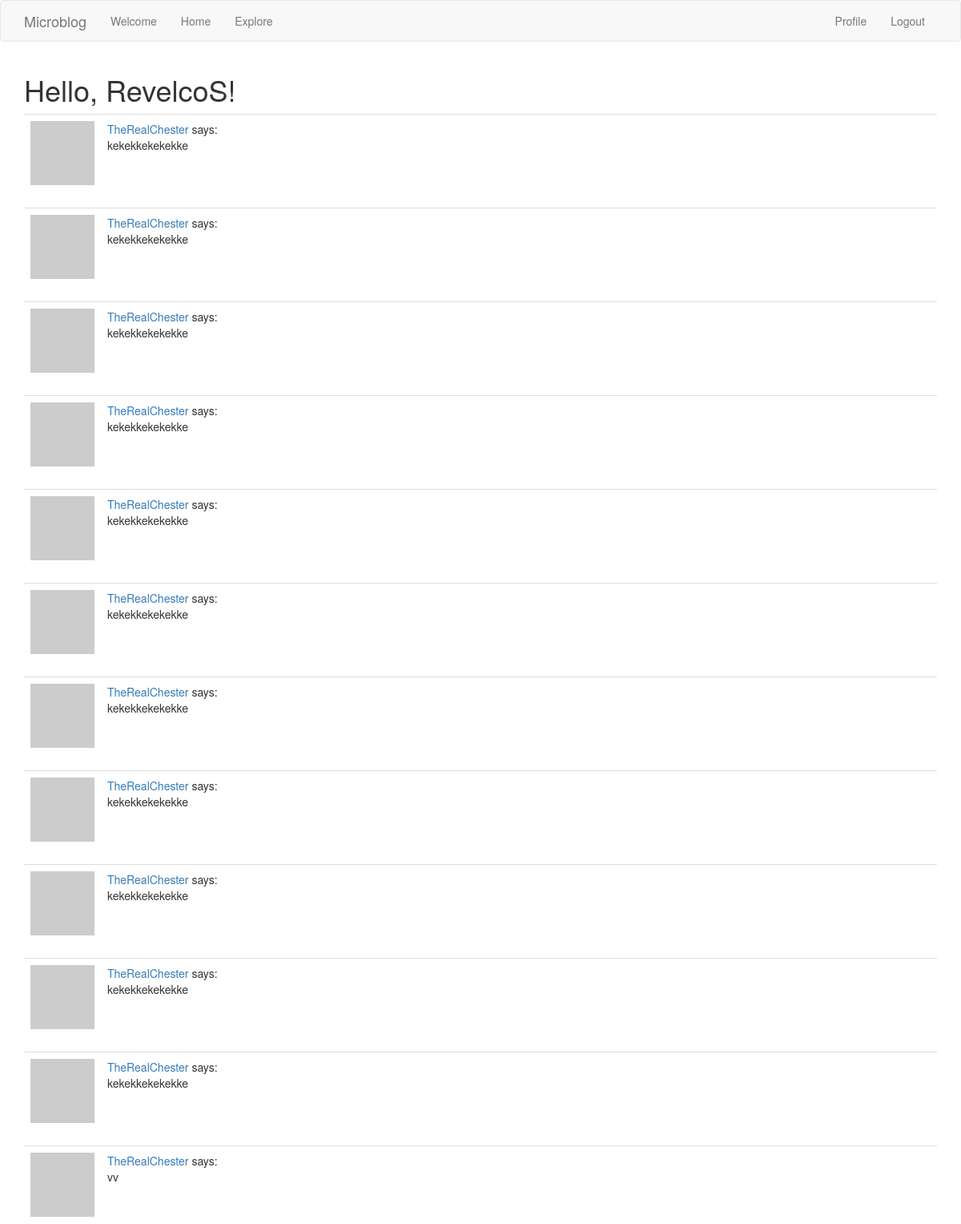
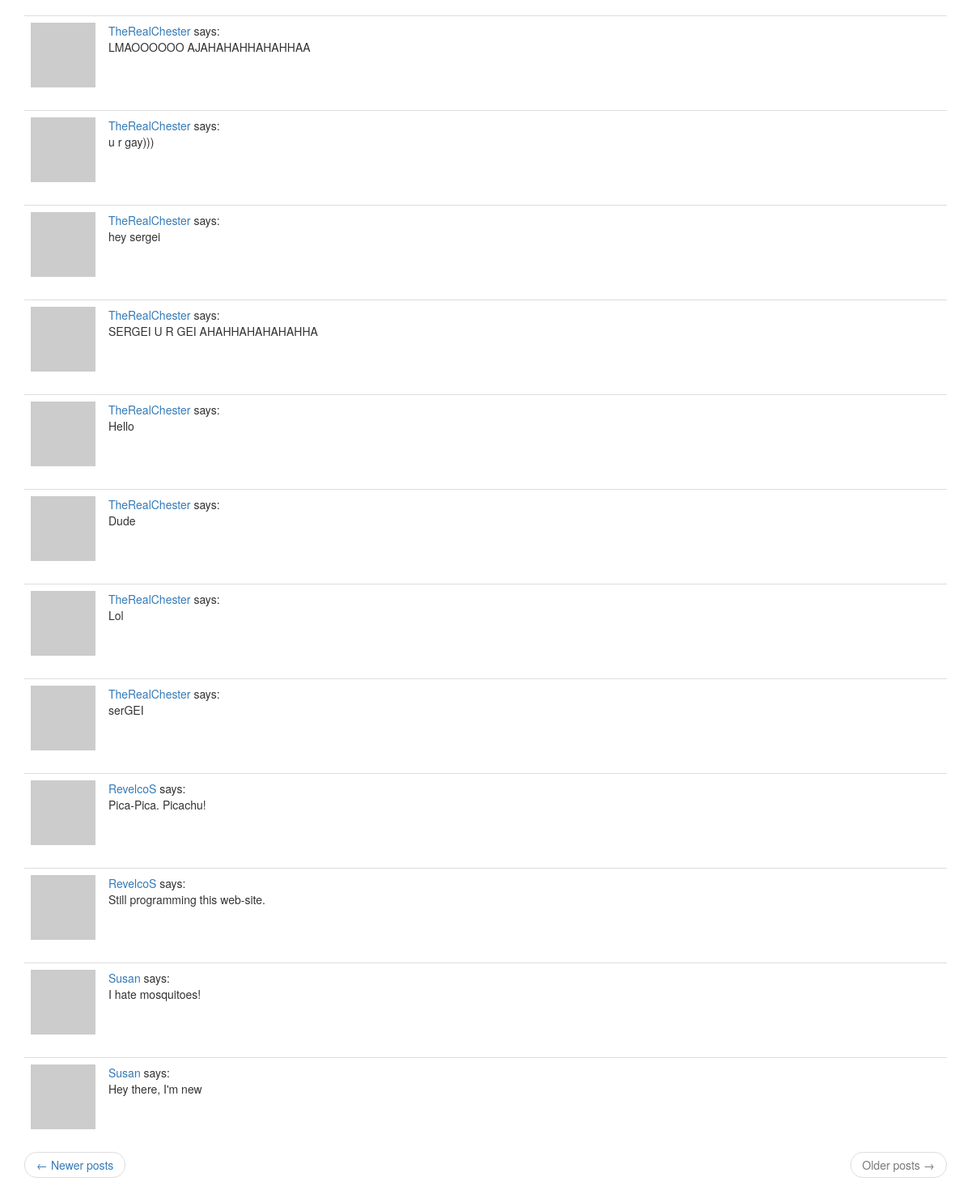
Screenshot of /explore?page=2 (signed in) with the database file from the repository (2 pictures, top to bottom).
### app/models.py (models this page shows, shortened)
class User(UserMixin, db.Model):
    id = db.Column(db.Integer, primary_key=True)
    username = db.Column(db.String(64), index=True, unique=True)
    email = db.Column(db.String(120), index=True, unique=True)
    password_hash = db.Column(db.String(128))
    posts = db.relationship("Post", backref="author", lazy="dynamic")
    about_me = db.Column(db.String(140))
    last_seen = db.Column(db.DateTime, default=datetime.utcnow)
    followed = db.relationship(
        "User", secondary=followers,
        primaryjoin=(followers.c.follower_id == id),
        secondaryjoin=(followers.c.followed_id == id),
        backref=db.backref("followers", lazy="dynamic"), lazy="dynamic"
    )
    def avatar(self, size):
        digest = md5(self.email.lower().encode("utf-8")).hexdigest()
        return f"https://www.gravatar.com/avatar/{digest}?d=identicon&rating=g&s={size}"

class Post(db.Model):
    id = db.Column(db.Integer, primary_key=True)
    body = db.Column(db.String(140))
    timestamp = db.Column(db.DateTime, index=True, default=datetime.utcnow)
    user_id = db.Column(db.Integer, db.ForeignKey("user.id"))

### app/routes.py (the view)
@app.route("/explore")
@login_required
def explore():
    page = request.args.get("page", 1, type=int)
    posts = Post.query.order_by(Post.timestamp.desc()).paginate(
        page, app.config["POSTS_PER_PAGE"], False)
    next_url = url_for("explore", page=posts.next_num) \
        if posts.has_next else None
    prev_url = url_for("explore", page=posts.prev_num) \
        if posts.has_prev else None
    return render_template("index.html",
        title="Explore",
        posts=posts.items,
        next_url=next_url,
        prev_url=prev_url)

### app/models.py (called while the page is built)
@login.user_loader
def load_user(id):
    return User.query.get(int(id))

### app/routes.py (called while the page is built)
@app.before_request
def before_request():
    if current_user.is_authenticated:
        current_user.last_seen = datetime.utcnow()
        db.session.commit()

### app/templates/index.html (shortened to what this page needs)
{% extends "base.html" %}
{% block app_content %}
<h1>Hello, {{ current_user.username }}!</h1>
{% for post in posts %}
    {% include "include/_post.html" %}
{% endfor %}
{% include "include/_page_urls.html" %}
{% endblock %}

### app/templates/include/_post.html
<table class="table table-hover">
    <tr>
        <td width="70px">
            <a href="{{ url_for('user', username=post.author.username) }}">
                <img src="{{ post.author.avatar(32) }}" />
            </a>
        </td>
        <td>
            <a href="{{ url_for('user', username=post.author.username) }}">
                {{ post.author.username }}
            </a>
            says:
            <br>
            {{ post.body }}
        </td>
    </tr>
</table>

### rows the page displays
User: username "RevelcoS"
Post: author.username "TheRealChester", body "kekekkekekekke"
Post: author.username "TheRealChester", body "kekekkekekekke"
Post: author.username "TheRealChester", body "kekekkekekekke"
Post: author.username "TheRealChester", body "kekekkekekekke"
Post: author.username "TheRealChester", body "kekekkekekekke"
Post: author.username "TheRealChester", body "kekekkekekekke"
Post: author.username "TheRealChester", body "kekekkekekekke"
Post: author.username "TheRealChester", body "kekekkekekekke"
Post: author.username "TheRealChester", body "kekekkekekekke"
Post: author.username "TheRealChester", body "kekekkekekekke"
Post: author.username "TheRealChester", body "kekekkekekekke"
Post: author.username "TheRealChester", body "vv"
Post: author.username "TheRealChester", body "LMAOOOOOO AJAHAHAHHAHAHHAA"
Post: author.username "TheRealChester", body "u r gay)))"
Post: author.username "TheRealChester", body "hey sergei"
Post: author.username "TheRealChester", body "SERGEI U R GEI AHAHHAHAHAHAHHA"
Post: author.username "TheRealChester", body "Hello"
Post: author.username "TheRealChester", body "Dude"
Post: author.username "TheRealChester", body "Lol"
Post: author.username "TheRealChester", body "serGEI"
Post: author.username "RevelcoS", body "Pica-Pica. Picachu!"
Post: author.username "RevelcoS", body "Still programming this web-site."
Post: author.username "Susan", body "I hate mosquitoes!"
Post: author.username "Susan", body "Hey there, I'm new"
